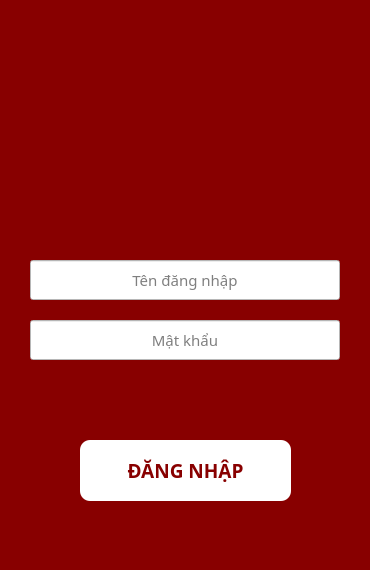
<?xml version="1.0" encoding="UTF-8"?>
<ui version="4.0">
 <class>login_form</class>
 <widget class="QDialog" name="login_form">
  <property name="geometry">
   <rect>
    <x>0</x>
    <y>0</y>
    <width>370</width>
    <height>570</height>
   </rect>
  </property>
  <property name="sizePolicy">
   <sizepolicy hsizetype="MinimumExpanding" vsizetype="MinimumExpanding">
    <horstretch>0</horstretch>
    <verstretch>0</verstretch>
   </sizepolicy>
  </property>
  <property name="minimumSize">
   <size>
    <width>370</width>
    <height>570</height>
   </size>
  </property>
  <property name="maximumSize">
   <size>
    <width>370</width>
    <height>570</height>
   </size>
  </property>
  <property name="windowTitle">
   <string>Đăng nhập</string>
  </property>
  <property name="styleSheet">
   <string notr="true">background-color: rgb(136, 0, 0);</string>
  </property>
  <widget class="QPushButton" name="login_btn">
   <property name="geometry">
    <rect>
     <x>80</x>
     <y>440</y>
     <width>211</width>
     <height>61</height>
    </rect>
   </property>
   <property name="font">
    <font>
     <family>Noto Sans</family>
     <pointsize>14</pointsize>
     <weight>75</weight>
     <bold>true</bold>
    </font>
   </property>
   <property name="styleSheet">
    <string notr="true">QPushButton{
	background-color: rgb(255, 255, 255);
	color: rgb(136, 0, 0);
	border-style: outset;
	border-radius: 10px;
}

QPushButton:hover{
	background-color: rgb(249, 186, 187);
}</string>
   </property>
   <property name="text">
    <string>ĐĂNG NHẬP</string>
   </property>
  </widget>
  <widget class="QLineEdit" name="user_name_edit">
   <property name="geometry">
    <rect>
     <x>30</x>
     <y>260</y>
     <width>310</width>
     <height>40</height>
    </rect>
   </property>
   <property name="minimumSize">
    <size>
     <width>310</width>
     <height>40</height>
    </size>
   </property>
   <property name="maximumSize">
    <size>
     <width>310</width>
     <height>40</height>
    </size>
   </property>
   <property name="font">
    <font>
     <family>Noto Sans</family>
     <pointsize>11</pointsize>
    </font>
   </property>
   <property name="styleSheet">
    <string notr="true">background-color: rgb(255, 255, 255);</string>
   </property>
   <property name="maxLength">
    <number>20</number>
   </property>
   <property name="alignment">
    <set>Qt::AlignCenter</set>
   </property>
   <property name="placeholderText">
    <string>Tên đăng nhập</string>
   </property>
  </widget>
  <widget class="QLineEdit" name="password_edit">
   <property name="geometry">
    <rect>
     <x>30</x>
     <y>320</y>
     <width>310</width>
     <height>40</height>
    </rect>
   </property>
   <property name="minimumSize">
    <size>
     <width>310</width>
     <height>40</height>
    </size>
   </property>
   <property name="maximumSize">
    <size>
     <width>310</width>
     <height>40</height>
    </size>
   </property>
   <property name="font">
    <font>
     <family>Noto Sans</family>
     <pointsize>11</pointsize>
    </font>
   </property>
   <property name="styleSheet">
    <string notr="true">background-color: rgb(255, 255, 255);</string>
   </property>
   <property name="maxLength">
    <number>16</number>
   </property>
   <property name="echoMode">
    <enum>QLineEdit::Password</enum>
   </property>
   <property name="alignment">
    <set>Qt::AlignCenter</set>
   </property>
   <property name="placeholderText">
    <string>Mật khẩu</string>
   </property>
  </widget>
  <widget class="QLabel" name="label">
   <property name="geometry">
    <rect>
     <x>70</x>
     <y>10</y>
     <width>241</width>
     <height>221</height>
    </rect>
   </property>
   <property name="text">
    <string/>
   </property>
   <property name="pixmap">
    <pixmap resource="bg_img.qrc">:/img/Barbershop/2.png</pixmap>
   </property>
   <property name="scaledContents">
    <bool>true</bool>
   </property>
  </widget>
 </widget>
 <tabstops>
  <tabstop>user_name_edit</tabstop>
  <tabstop>password_edit</tabstop>
  <tabstop>login_btn</tabstop>
 </tabstops>
 <resources>
  <include location="bg_img.qrc"/>
  <include location="bg_img.qrc"/>
 </resources>
 <connections/>
</ui>
